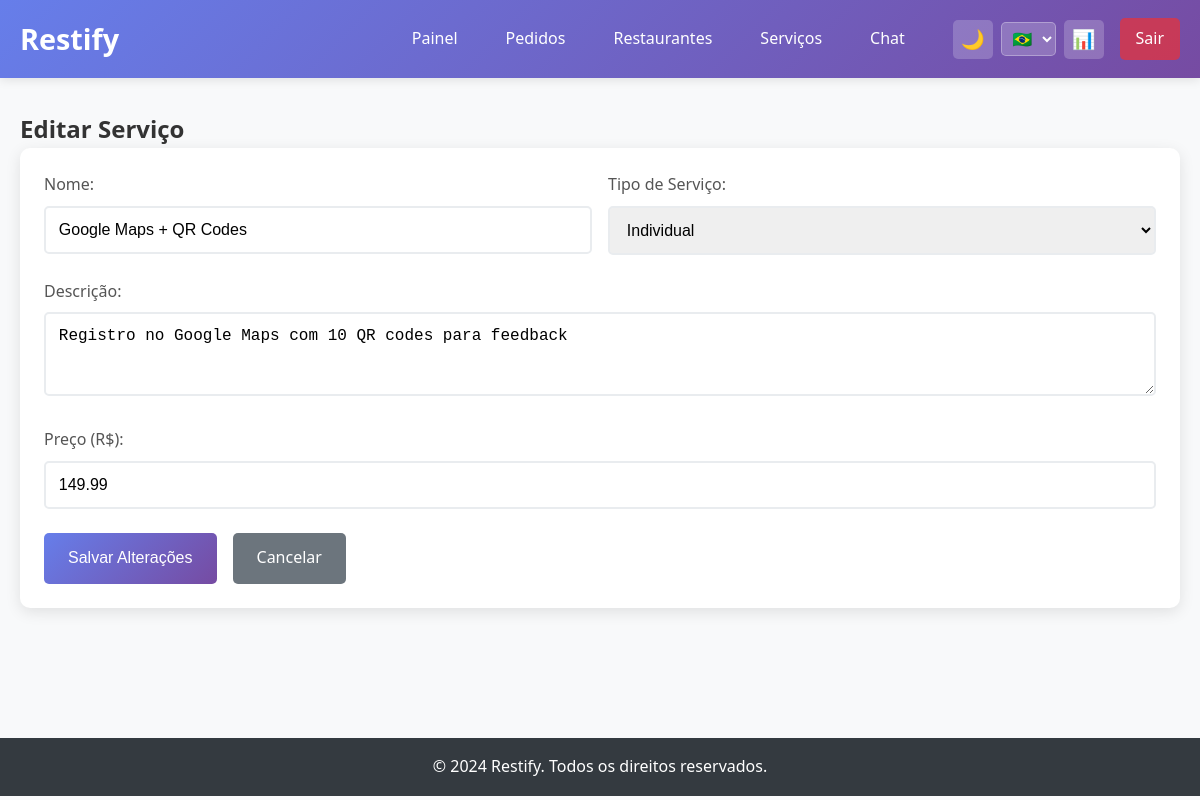
Screenshot of /public/admin/services/edit/3 (signed in) with the database file from the repository.
### tables this page shows
CREATE TABLE services (
    id INTEGER PRIMARY KEY AUTOINCREMENT,
    name TEXT NOT NULL,
    description TEXT,
    price REAL NOT NULL,
    type TEXT DEFAULT 'individual' CHECK(type IN ('individual', 'package'))
);

### app/controllers/AdminController.php (called while the page is built, shortened)
<?php
class AdminController {
    private $serviceRepo;
    public function __construct() {
        $this->serviceRepo = new ServiceRepository();
    }
    public function editService($id) {
        $service = $this->serviceRepo->findById($id);
        include '../app/views/admin/edit-service.php';
    }
}
?>

### config/i18n.php (called while the page is built, shortened)
<?php
class I18n {
    private static $language = 'pt';
    private static $translations = [];
    public static function init($lang = 'pt') {
        self::$language = $lang;
    }
    private static function loadTranslations() {
        $file = __DIR__ . "/../lang/" . self::$language . ".php";
        if (file_exists($file)) {
            self::$translations = include $file;
        }
    }
    public static function t($key, $params = []) {
        $text = self::$translations[$key] ?? $key;
        return $text;
    }
}
function t($key, $params = []) {
    return I18n::t($key, $params);
}
?>

### config/autoload.php (called while the page is built, shortened)
<?php
spl_autoload_register(function ($class) {
    $basePath = dirname(__DIR__);
    $paths = [
        $basePath . '/app/controllers/',
        $basePath . '/app/models/',
        $basePath . '/app/services/',
        $basePath . '/app/repositories/',
        $basePath . '/config/'
    ];
    foreach ($paths as $path) {
        $file = $path . $class . '.php';
        if (file_exists($file)) {
            return;
        }
    }
});
?>

### config/database.php (called while the page is built, shortened)
<?php
class Database {
    private static $instance = null;
    private $conn;
    private $db_path;
    private function __construct() {
        $this->db_path = __DIR__ . '/../database/restify.db';
    }
    public static function getInstance() {
        if (self::$instance === null) {
            self::$instance = new self();
        }
        return self::$instance;
    }
    public function connect() {
        if ($this->conn === null) {
            try {
                $this->conn = new PDO("sqlite:" . $this->db_path);
                $this->conn->setAttribute(PDO::ATTR_ERRMODE, PDO::ERRMODE_EXCEPTION);
            } catch(PDOException $e) {
                throw new Exception("Erro de conexão: " . $e->getMessage());
            }
        }
        return $this->conn;
    }
    private function createTables() {
        $sql = file_get_contents(__DIR__ . '/../database/schema.sql');
        $this->conn->exec($sql);
    }
}
?>

### app/repositories/ServiceRepository.php (called while the page is built, shortened)
<?php
class ServiceRepository {
    private $db;
    public function __construct() {
        $database = Database::getInstance();
        $this->db = $database->connect();
    }
    public function findById($id) {
        $query = "SELECT * FROM services WHERE id = :id";
        $stmt = $this->db->prepare($query);
        $stmt->bindParam(':id', $id);
        $stmt->execute();
        $data = $stmt->fetch(PDO::FETCH_ASSOC);
        return $data ? new Service($data) : null;
    }
}
?>

### app/models/Service.php (called while the page is built, shortened)
<?php
class Service {
    public function __construct($data = []) {
        if (!empty($data)) {
            $this->name = $data['name'] ?? '';
            $this->description = $data['description'] ?? '';
            $this->price = $data['price'] ?? 0;
            $this->type = $data['type'] ?? 'individual';
        }
    }
}
?>

### app/views/admin/edit-service.php (the view, shortened to what this page needs)
<?php include __DIR__ . '/../layout/header.php'; ?>
<h2><?= t('edit_service') ?></h2>
<div class="card">
    <form method="POST" action="<?= BASE_URL ?>/admin/services" data-validate>
        <div style="display: grid; grid-template-columns: 1fr 1fr; gap: 1rem;">
            <div class="form-group">
                <label class="form-label"><?= t('name') ?>:</label>
                <input type="text" name="name" class="form-control"
                       value="<?= htmlspecialchars($service->name) ?>" required>
            </div>
            <div class="form-group">
                <label class="form-label"><?= t('service_type') ?>:</label>
                <select name="type" class="form-control" required>
                    <option value="individual" <?= $service->type === 'individual' ? 'selected' : '' ?>><?= t('individual') ?></option>
                </select>
            </div>
        </div>
        <div class="form-group">
            <label class="form-label"><?= t('description') ?>:</label>
            <textarea name="description" class="form-control" rows="3" required><?= htmlspecialchars($service->description) ?></textarea>
        </div>
        <div class="form-group">
            <label class="form-label"><?= t('price') ?> (R$):</label>
            <input type="number" name="price" class="form-control" step="0.01" min="0"
                   value="<?= $service->price ?>" required>
        </div>
        <div style="display: flex; gap: 1rem;">
            <button type="submit" class="btn btn-primary"><?= t('save_changes') ?></button>
            <a href="<?= BASE_URL ?>/admin/services" class="btn btn-secondary"><?= t('cancel') ?></a>
        </div>
    </form>
</div>
<?php include __DIR__ . '/../layout/footer.php'; ?>

### public/css/style.css (style rules this page uses)
* { margin: 0; padding: 0; box-sizing: border-box; }
body { font-family: 'Segoe UI', Tahoma, Geneva, Verdana, sans-serif; line-height: 1.6; color: #333; background-color: #f8f9fa; transition: background-color 0.3s, color 0.3s; }
.card { background: white; border-radius: 10px; box-shadow: 0 4px 15px rgba(0,0,0,0.1); padding: 1.5rem; margin-bottom: 1.5rem; transition: transform 0.3s, box-shadow 0.3s, background-color 0.3s, color 0.3s; }
.btn { display: inline-block; padding: 0.8rem 1.5rem; border: none; border-radius: 5px; text-decoration: none; text-align: center; cursor: pointer; transition: all 0.3s; font-size: 1rem; font-weight: 500; }
.btn-primary { background: linear-gradient(135deg, #667eea 0%, #764ba2 100%); color: white; }
.btn-secondary { background: #6c757d; color: white; }
.form-group { margin-bottom: 1.5rem; }
.form-label { display: block; margin-bottom: 0.5rem; font-weight: 500; color: #555; }
.form-control { width: 100%; padding: 0.8rem; border: 2px solid #e9ecef; border-radius: 5px; font-size: 1rem; transition: border-color 0.3s; }

### rows the page displays
services: name "Google Maps + QR Codes", type "Individual", description "Registro no Google Maps com 10 QR codes para feedback", price "149.99"

### other values shown
t('dashboard') "Painel"
t('orders') "Pedidos"
t('restaurants') "Restaurantes"
t('services') "Serviços"
t('chat') "Chat"
t('logout') "Sair"
t('edit_service') "Editar Serviço"
t('name') "Nome"
t('service_type') "Tipo de Serviço"
t('description') "Descrição"
t('price') "Preço"
t('save_changes') "Salvar Alterações"
t('cancel') "Cancelar"
t('all_rights_reserved') "Todos os direitos reservados."
